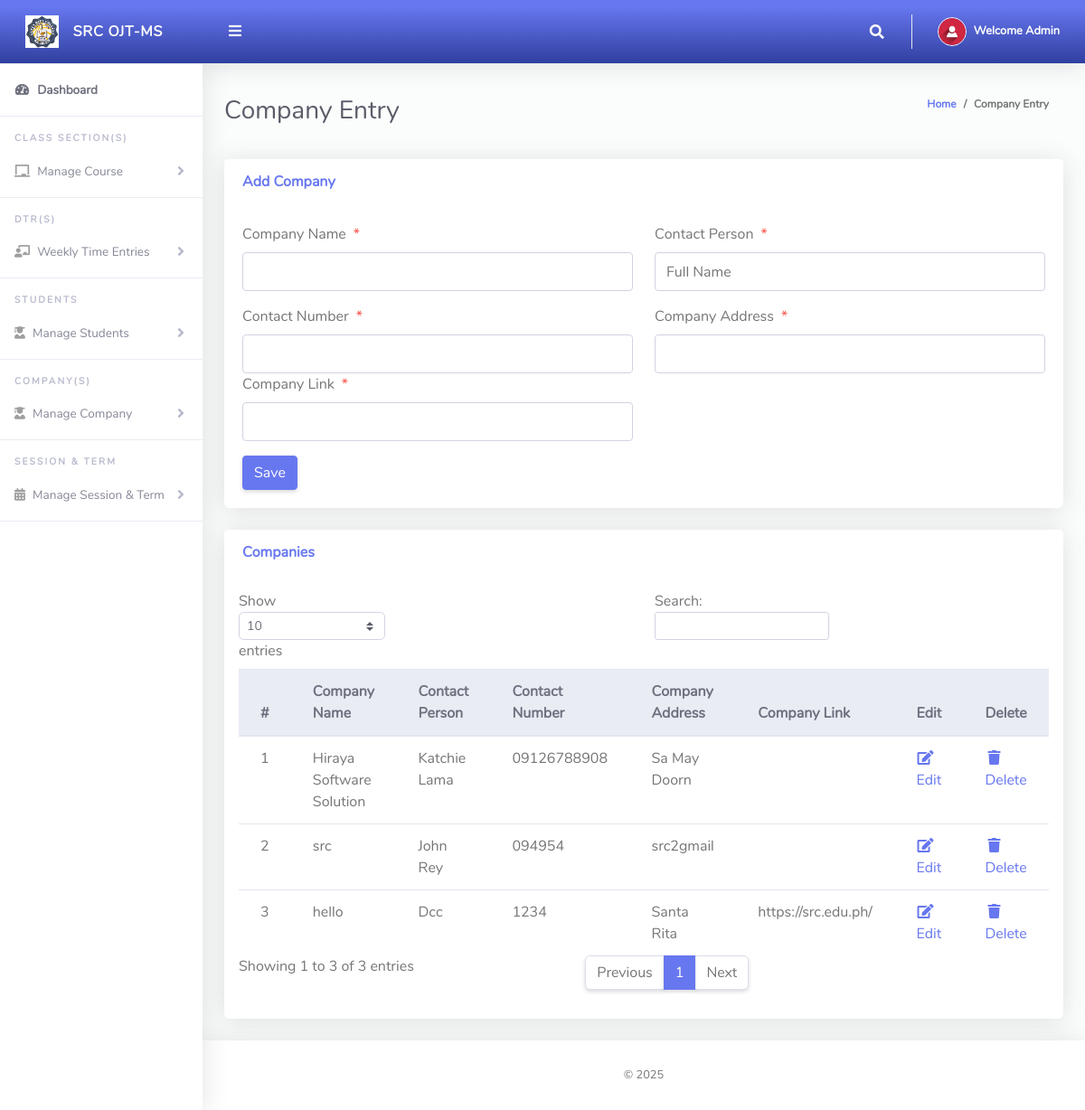
Screenshot of /Admin/createCompany.php (signed in) with the database file from the repository.
### tables this page shows
CREATE TABLE `tblcompany` (
  `Id` int(11) NOT NULL,
  `comp_name` varchar(255) NOT NULL,
  `contact_person` varchar(255) NOT NULL,
  `contact_num` varchar(255) NOT NULL,
  `comp_address` varchar(255) NOT NULL,
  `comp_link` varchar(255) DEFAULT NULL
);

### Admin/createCompany.php (the view, shortened to what this page needs)
<?php
include '../Includes/dbcon.php';
?>
<!DOCTYPE html>
<html lang="en">
<head>
  <link href="../vendor/fontawesome-free/css/all.min.css" rel="stylesheet" type="text/css">
  <link href="../vendor/bootstrap/css/bootstrap.min.css" rel="stylesheet" type="text/css">
  <link href="css/ruang-admin.min.css" rel="stylesheet">
</head>
<body id="page-top">
  <div id="wrapper">
      <?php include "Includes/sidebar.php";?>
    <div id="content-wrapper" class="d-flex flex-column">
      <div id="content">
       <?php include "Includes/topbar.php";?>
        <div class="container-fluid" id="container-wrapper">
          <div class="d-sm-flex align-items-center justify-content-between mb-4">
            <h1 class="h3 mb-0 text-gray-800">Company Entry</h1>
            <ol class="breadcrumb">
              <li class="breadcrumb-item"><a href="./">Home</a></li>
              <li class="breadcrumb-item active" aria-current="page">Company Entry</li>
            </ol>
          </div>
          <div class="row">
            <div class="col-lg-12">
              <div class="card mb-4">
                <div class="card-header py-3 d-flex flex-row align-items-center justify-content-between">
                  <h6 class="m-0 font-weight-bold text-primary">Add Company</h6>
                </div>
                <div class="card-body">
                  <form method="post">
                    <div class="form-group row mb-3">
                        <div class="col-xl-6">
                            <label class="form-control-label">Company Name<span class="text-danger ml-2">*</span></label>
                      <input type="text" class="form-control" name="comp_name" value="<?php echo $row['comp_name'];?>" id="exampleInputFirstName">
                        </div>
                         <div class="col-xl-6">
                            <label class="form-control-label">Contact Person<span class="text-danger ml-2">*</span></label>
                      <input type="text" class="form-control" name="contact_person" value="<?php echo $row['contact_person'];?>" id="exampleInputFirstName" placeholder="Full Name">
                        </div>
                    </div>
                    <div class="form-group row mb-3">
                    <div class="col-xl-6">
                            <label class="form-control-label">Contact Number<span class="text-danger ml-2">*</span></label>
                            <input type="text" class="form-control" name="contact_num" value="<?php echo $row['contact_num'];?>" id="exampleInputFirstName">
                            <label class="form-control-label">Company Link<span class="text-danger ml-2">*</span></label>
                            <input type="text" class="form-control" name="comp_link" value="<?php echo $row['contact_num'];?>" id="exampleInputFirstName">
                        </div>
                        <div class="col-xl-6">
                            <label class="form-control-label">Company Address<span class="text-danger ml-2">*</span></label>
                            <input type="text" class="form-control" name="comp_address" value="<?php echo $row['comp_address'];?>" id="exampleInputFirstName">
                        </div>
                        </div>
                        <?php
                    if (isset($Id))
                    {
                    ?>
                    <button type="submit" name="update" class="btn btn-warning">Update</button>
                    &nbsp;&nbsp;&nbsp;&nbsp;&nbsp;&nbsp;&nbsp;&nbsp;&nbsp;&nbsp;
                    <?php
                    } else {
                    ?>
                    <button type="submit" name="save" class="btn btn-primary">Save</button>
                    <?php
                    }
                    ?>
                  </form>
                </div>
              </div>
<div class="row">
              <div class="col-lg-12">
              <div class="card mb-4">
                <div class="card-header py-3 d-flex flex-row align-items-center justify-content-between">
                  <h6 class="m-0 font-weight-bold text-primary">Companies</h6>
                </div>
                <div class="table-responsive p-3">
                  <table class="table align-items-center table-flush table-hover" id="dataTableHover">
                    <thead class="thead-light">
                      <tr>
                        <th>#</th>
                        <th>Company Name</th>
                        <th>Contact Person</th>
                        <th>Contact Number</th>
                        <th>Company Address</th>
                        <th>Company Link</th>
                        <th>Edit</th>
                        <th>Delete</th>
                      </tr>
                    </thead>
                    <tbody>
                    <?php
                      $query = "SELECT * FROM tblcompany";
                      $rs = $conn->query($query);
                      $num = $rs->num_rows;
                      $sn=0;
                      if($num > 0)
                      {
                        while ($rows = $rs->fetch_assoc())
                          {
                             $sn = $sn + 1;
                            echo"
                              <tr>
                                <td>".$sn."</td>
                                <td>".$rows['comp_name']."</td>
                                <td>".$rows['contact_person']."</td>
                                <td>".$rows['contact_num']."</td>
                                <td>".$rows['comp_address']."</td>
                                <td>".$rows['comp_link']."</td>
                                <td><a href='?action=edit&Id=".$rows['Id']."'><i class='fas fa-fw fa-edit'></i>Edit</a></td>
                                <td><a href='?action=delete&Id=".$rows['Id']."'><i class='fas fa-fw fa-trash'></i>Delete</a></td>
                              </tr>";
                          }
                      }
                      else
                      {
                           echo
                           "<div class='alert alert-danger' role='alert'>
                            No Record Found!
                            </div>";
                      }
                      ?>
                    </tbody>
                  </table>
                </div>
              </div>
            </div>
            </div>
          </div>
          </div>
      </div>
       <?php include "Includes/footer.php";?>
    </div>
  </div>
</body>
</html>

### Admin/Includes/topbar.php (shortened to what this page needs)
<?php
  $query = "SELECT * FROM tbladmin WHERE Id = ".$_SESSION['userId']."";
  $rs = $conn->query($query);
  $rows = $rs->fetch_assoc();
  $fullName = $rows['firstName']." ".$rows['lastName'];
?>
<nav class="navbar navbar-expand navbar-light bg-gradient-primary topbar mb-4 static-top">
          <button id="sidebarToggleTop" class="btn btn-link rounded-circle mr-3">
            <i class="fa fa-bars"></i>
          </button>
          <ul class="navbar-nav ml-auto">
            <li class="nav-item dropdown no-arrow">
              <a class="nav-link dropdown-toggle" href="#" id="searchDropdown" role="button" data-toggle="dropdown"
                aria-haspopup="true" aria-expanded="false">
                <i class="fas fa-search fa-fw"></i>
              </a>
            </li>
            <li class="nav-item dropdown no-arrow">
              <a class="nav-link dropdown-toggle" href="#" id="userDropdown" role="button" data-toggle="dropdown"
                aria-haspopup="true" aria-expanded="false">
                <img class="img-profile rounded-circle" src="img/user-icn.png" style="max-width: 60px">
                <span class="ml-2 d-none d-lg-inline text-white small"><b>Welcome <?php echo $fullName;?></b></span>
              </a>
            </li>
          </ul>
        </nav>

### rows the page displays
tblcompany: comp_name "Hiraya Software Solution", contact_person "Katchie Lama", contact_num "09126788908", comp_address "Sa May Doorn"
tblcompany: comp_name "src", contact_person "John Rey", contact_num "094954", comp_address "src2gmail"
tblcompany: comp_name "hello", contact_person "Dcc", contact_num "1234", comp_address "Santa Rita", comp_link "https://src.edu.ph/"

### other values shown
$fullName "Admin"
